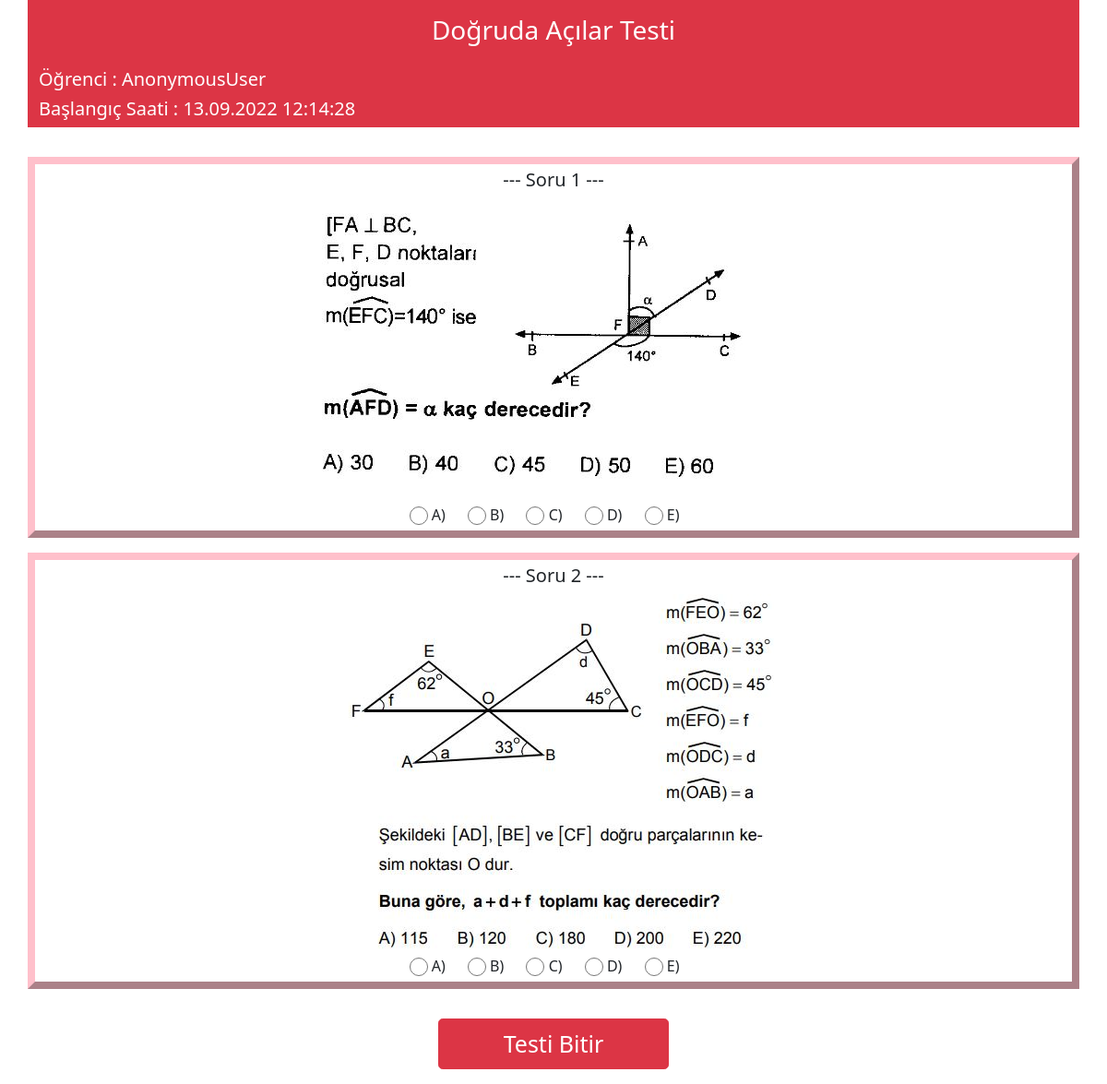
The app's page /testler/1 with its own data.
### main/models.py (models this page shows)
class testler(models.Model):
    Type = (
        ('TYT', 'TYT'),
        ('AYT', 'AYT'),
    )
    Zorluk =(
        ("Kolay","Kolay"),
        ("Orta","Orta"),
        ("Zor","Zor"),
    )
    test_seviyesi =models.CharField(max_length=30, choices=Zorluk,default="Orta")
    test_tipi = models.CharField(max_length=3, choices=Type)
    test_adi = models.CharField(max_length=360)
    ders = models.ForeignKey(Dersler,on_delete=models.CASCADE)

class test_questions(models.Model):
    ans = (
        ('A', 'A'),
        ('B', 'B'),
        ('C', 'C'),
        ('D', 'D'),
        ('E', 'E'),
    )
    test=models.ForeignKey(testler,on_delete=models.CASCADE)
    test_question = models.ImageField(upload_to ='test_questions/')
    right_answer = models.CharField(max_length=1, choices=ans)

### main/views.py (the view)
# urls.py: path('testler/<int:id>', views.solve_test,name="solvetest"),
def solve_test(request,id):
    test = testler.objects.get(pk=id)
    qot = test_questions.objects.filter(test=test)
    date = datetime.today().strftime(("%d.%m.%Y %H:%M:%S"))
    if "time" not in request.session:
        request.session["time"]=date
    else:
        request.session["time"]
    content = {"qot" : qot,"test":test,"date":request.session["time"]}
    if request.method == "POST":
        for i in qot:
            cevap=request.POST[str(i.pk)]
            p=test_answers.objects.create(test=test,test_question=i,user=request.user,user_answer=cevap)
            p.save()
            return redirect("/result/")
    return render(request,"solvetest.html",content)

### templates/solvetest.html (shortened to what this page needs)
{% load static %}
<!DOCTYPE html>
<html lang="en">
  <head>
    <link href="https://cdn.jsdelivr.net/npm/bootstrap@5.0.2/dist/css/bootstrap.min.css" rel="stylesheet">
    <link rel="stylesheet" href="{% static 'css/main.css' %}">
  </head>
  <body>
<div class="container bg-danger">
    <div class="row">
        <div class="col-lg-12  p-3 d-flex justify-content-center align-items-center">
            <h3 class="text-center text-white">{{test.test_adi}} Testi</h3>
        </div>
        <div class="col-lg-4">
            <h5 class="text-white">Öğrenci : {{request.user}}</h5>
            <h5 class="text-white">Başlangıç Saati : {{date}}</h5>
        </div>
    </div>
</div>
<div class="container mt-3">
    <div class="row">
      <form method="POST">
        {% for i in qot %}
        <div class="row mt-3">
        <div class="col-lg-12 col-sm-12 d-flex flex-column justify-content-center align-items-center" id="frame" >
          <h5 class="text-dark">--- Soru {{forloop.counter}} ---</h5>
          <img src="{{i.test_question.url}}" class="soruimage"/>
          <div class="answers" >
              <input type="radio"  name="{{i.pk}}" value="A"  style="height:20px; width:20px; vertical-align: middle;">
              <label for="f-option">A)</label>
              <input type="radio"  name="{{i.pk}}" value="B">
              <label for="f-option">B)</label>
              <input type="radio"  name="{{i.pk}}" value="C">
              <label for="f-option">C)</label>
              <input type="radio"  name="{{i.pk}}" value="D">
              <label for="f-option">D)</label>
              <input type="radio"  name="{{i.pk}}" value="E">
              <label for="f-option">E)</label>
          </div>
        </div>
        </div>
        {% endfor %}
        <div class="d-flex justify-content-center align-items-center mt-3 p-3">
          <button type="submit" class="btn btn-lg btn-danger " style="width:250px; font-size:25px;">Testi Bitir</button>
        </div>
      </form>
    </div>
</div>
</body>
</html>

### static/css/main.css (style rules this page uses)
.answers label { display:inline-block; margin-right: 20px; text-align: center; justify-content: center; }
.soruimage { display: flex; justify-content: center; text-align: center; }
.answers input { height:20px; width:20px; vertical-align: middle; }
#frame { border: 0.5rem outset pink; padding: 5px; }

### records on screen
testler: test_adi "Doğruda Açılar"
test_questions: test_question (picture)
test_questions: test_question (picture)

### other values on screen
{{ request.user }} "AnonymousUser"
{{ date }} "13.09.2022 12:14:28"
